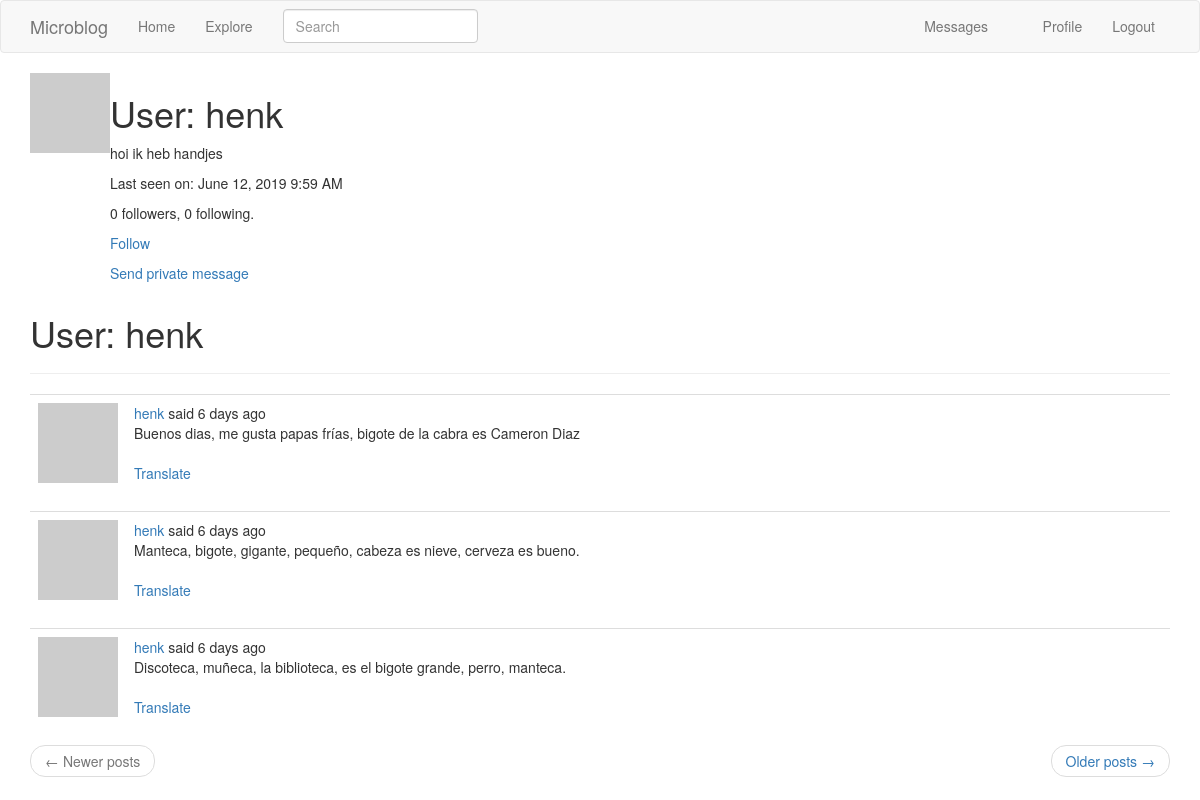
The app's page /user/henk (signed in) with its own data.
### app/models.py (models this page shows, shortened)
class User(UserMixin, db.Model):
    id = db.Column(db.Integer, primary_key=True)
    username = db.Column(db.String(64), index=True, unique=True)
    email = db.Column(db.String(120), index=True, unique=True)
    password_hash = db.Column(db.String(128))
    posts = db.relationship('Post', backref='author', lazy='dynamic')
    about_me = db.Column(db.String(140))
    last_seen = db.Column(db.DateTime, default=datetime.utcnow)
    messages_sent = db.relationship('Message',
                                    foreign_keys='Message.sender_id',
                                    backref='author',
                                    lazy='dynamic')
    messages_received = db.relationship('Message',
                                        foreign_keys='Message.recipient_id',
                                        backref='recipient',
                                        lazy='dynamic')
    last_message_read_time = db.Column(db.DateTime)
    notifications = db.relationship('Notification', backref='user', lazy='dynamic')
    followed = db.relationship(
        'User',
        secondary=followers,
        primaryjoin=(followers.c.follower_id == id),
        secondaryjoin=(followers.c.followed_id == id),
        backref=db.backref('followers', lazy='dynamic'),
        lazy='dynamic')
    def avatar(self, size):
        digest = md5(self.email.lower().encode('utf-8')).hexdigest()
        return 'https://www.gravatar.com/avatar/{}?d=identicon&s={}'.format(digest, size)
    def is_following(self, user):
        return self.followed.filter(
            followers.c.followed_id == user.id).count() > 0
    def new_messages(self):
        last_read_time = self.last_message_read_time or datetime(1900, 1, 1)
        return Message.query.filter_by(recipient=self).filter(
            Message.timestamp > last_read_time).count()

class SearchableMixin(object):
    @classmethod
    def before_commit(cls, session):
        session._changes = {
            'add': list(session.new),
            'update': list(session.dirty),
            'delete': list(session.deleted)
        }
    @classmethod
    def after_commit(cls, session):
        for obj in session._changes['add']:
            if isinstance(obj, SearchableMixin):
                add_to_index(obj.__tablename__, obj)
        for obj in session._changes['update']:
            if isinstance(obj, SearchableMixin):
                add_to_index(obj.__tablename__, obj)
        for obj in session._changes['delete']:
            if isinstance(obj, SearchableMixin):
                remove_from_index(obj.__tablename__, obj)
        session._changes = None

class Post(db.Model, SearchableMixin):
    __searchable__ = ['body']
    id = db.Column(db.Integer, primary_key=True)
    body = db.Column(db.String(140))
    timestamp = db.Column(db.DateTime, index=True, default=datetime.utcnow)
    user_id = db.Column(db.Integer, db.ForeignKey('user.id'))
    language = db.Column(db.String(5))

### app/main/routes.py (the view)
@bp.route('/user/<username>')
@login_required
def user(username):
    user = User.query.filter_by(username=username).first_or_404()
    page = request.args.get('page', 1, type=int)
    posts = user.posts.order_by(Post.timestamp.desc()).paginate(
        page, current_app.config['POSTS_PER_PAGE'], False)
    next_url = url_for('main.user', username=user.username, page=posts.next_num) \
        if posts.has_next else None
    prev_url = url_for('main.user', username=user.username, page=posts.prev_num) \
        if posts.has_prev else None
    return render_template('user.html', user=user, posts=posts.items,
                            next_url=next_url, prev_url=prev_url)

### app/main/forms.py
class SearchForm(FlaskForm):
    q = StringField(_l('Search'), validators=[DataRequired()])
    def __init__(self, *args, **kwargs):
        if 'formdata' not in kwargs:
            kwargs['formdata'] = request.args
        if 'csrf_enabled' not in kwargs:
            kwargs['csrf_enabled'] = False
        super(SearchForm, self).__init__(*args, **kwargs)

### app/main/routes.py (called while the page is built)
@bp.before_app_request
def before_request():
    if current_user.is_authenticated:
        current_user.last_seen = datetime.utcnow()
        db.session.commit()
        g.search_form = SearchForm()
    g.locale = str(get_locale())

### app/models.py (called while the page is built)
@login.user_loader
def load_user(id):
    return User.query.get(int(id))

### app/templates/user.html
{% extends "base.html" %}
{% block app_content %}
    <table>
        <tr valign="top">
            <td><img src="{{ user.avatar(128) }}"></td>
            <td>
                <h1>User: {{ user.username }}</h1>
                {% if user.about_me %}<p>{{ user.about_me }}</p>{% endif %}
                {% if user.last_seen %}
                <p>Last seen on: {{ moment(user.last_seen).format('LLL') }}</p>
                {% endif %}
                <p>{{ user.followers.count() }} followers, {{ user.followed.count() }} following.</p>
                {% if user == current_user %}
                <p><a href="{{ url_for('main.edit_profile') }}">Edit your profile</a></p>
                {% elif not current_user.is_following(user) %}
                <p><a href="{{ url_for('main.follow', username=user.username) }}">Follow</a></p>
                {% else %}
                <p><a href="{{ url_for('main.unfollow', username=user.username) }}"></a>Unfollow</p>
                {% endif %}
                {% if user != current_user %}
                    <p>
                        <a href="{{ url_for('main.send_message', recipient=user.username) }}">
                            {{ _('Send private message') }}
                        </a>
                    </p>
                {% endif %}
            </td>
        </tr>
    </table>
    <h1>User: {{ user.username }}</h1>
    <hr>
    {% for post in posts %}
        {% include '_post.html' %}
    {% endfor %}
    <nav aria-label="...">
        <ul class="pager">
            <li class="previous{% if not prev_url %} disabled{% endif %}">
                <a href="{{ prev_url or '#' }}">
                    <span aria-hidden="true">&larr;</span> Newer posts
                </a>
            </li>
            <li class="next{% if not next_url %} disabled{% endif %}">
                <a href="{{ next_url or '#' }}">
                    Older posts <span aria-hidden="true">&rarr;</span>
                </a>
            </li>
        </ul>
    </nav>
{% endblock %}

### app/templates/_post.html (shortened to what this page needs)
<table class="table table-hover">
    <tr>
        <td width="70px">
            <a href="{{ url_for('main.user', username=post.author.username) }}">
                <img src="{{ post.author.avatar(70) }}" />
            </a>
        </td>
        <td>
            {{ _('%(username)s said %(when)s', username = user_link, when=moment(post.timestamp).fromNow()) }}<br>
            <span id="post{{ post.id }}">{{ post.body }}</span>
            {% if post.language and post.language != g.locale %}
            <br><br>
            <span id="translation{{ post.id }}">
                    <a href="javascript:translate('#post{{ post.id }}', '#translation{{ post.id }}',
                                                  '{{ post.language }}', '{{ g.locale }}');">
                        {{ _('Translate') }}
                    </a>
            </span>
            {% endif %}
        </td>
    </tr>
</table>

### records on screen
User: username "henk", about_me "hoi ik heb handjes", last_seen "June 12, 2019 9:59 AM"
Post: body "Buenos dias, me gusta papas frías, bigote de la cabra es Cameron Diaz"
Post: body "Manteca, bigote, gigante, pequeño, cabeza es nieve, cerveza es bueno."
Post: body "Discoteca, muñeca, la biblioteca, es el bigote grande, perro, manteca."

### other values on screen
{{ user.followers.count() }} "0"
{{ user.followed.count() }} "0"
